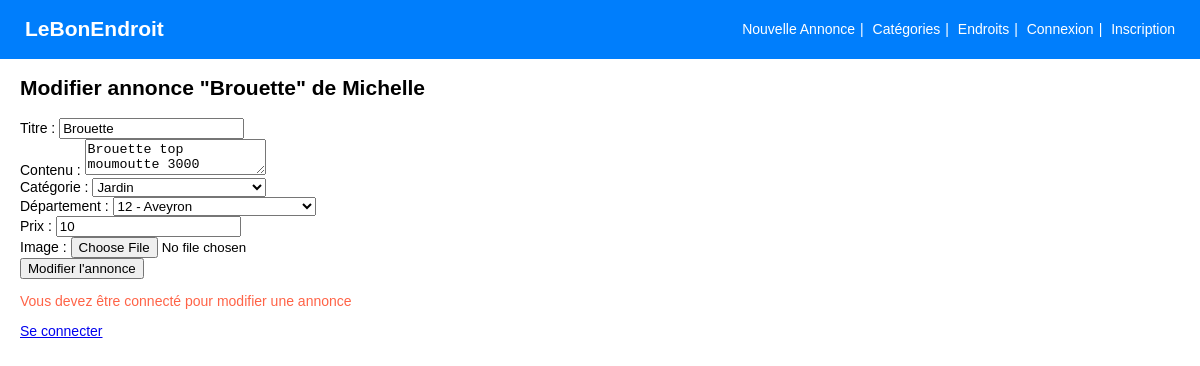
/annonces/modif.php?id=9, run on the app's committed database.
### tables this page shows
CREATE TABLE `announces` (
  `id` int(11) NOT NULL,
  `title` varchar(255) NOT NULL,
  `content` longtext NOT NULL,
  `price` float NOT NULL,
  `featured_image` varchar(255) NOT NULL,
  `created_at` datetime NOT NULL DEFAULT current_timestamp(),
  `users_id` int(11) NOT NULL,
  `categories_id` int(11) NOT NULL,
  `departments_number` varchar(3) NOT NULL
);

CREATE TABLE `users` (
  `id` int(11) NOT NULL,
  `name` varchar(100) NOT NULL,
  `email` varchar(255) NOT NULL,
  `phone` varchar(20) NOT NULL,
  `password` varchar(255) NOT NULL,
  `roles` longtext NOT NULL DEFAULT '["ROLE_USER"]' CHECK (json_valid(`roles`))
);

### annonces/modif.php (the view, shortened to what this page needs)
<?php
    require_once '../include/header.php';
    require_once '../include/connect.php';
$adID = $_GET['id'];
$sql = "SELECT  a.*,
                c.`name` as 'cat_name',
                u.`name` as 'user_name',
                d.`name` as 'dpt_name'
            FROM `announces` a
            LEFT JOIN `categories` c ON c.`id` = a.`categories_id`
            LEFT JOIN `users` u ON u.`id` = a.`users_id`
            LEFT JOIN `departments` d ON d.`number` = a.`departments_number`
            WHERE a.`id`=$adID;";
$query = $db->query($sql);
$annonce = $query->fetch(PDO::FETCH_ASSOC);
    $sql = 'SELECT * FROM `categories` ORDER BY `name` ASC;';
    $query = $db->query($sql);
    $categories = $query->fetchAll(PDO::FETCH_ASSOC);
    $sql = 'SELECT * FROM `departments` ORDER BY `number` ASC;';
    $query = $db->query($sql);
    $departments = $query->fetchAll(PDO::FETCH_ASSOC);
?>
<section>
            <h1>Modifier annonce "<?=$annonce['title'] ?>" de <?=$annonce['user_name'] ?> </h1>
            <form method="post" enctype="multipart/form-data">
                <div>
                    <label for="title">Titre : </label>
                    <input type="text" name="title" id="title"
                    value="<?=$annonce['title'] ?>">
                </div>
                <div>
                    <label for="content">Contenu : </label>
                    <textarea name="content" id="content"><?=$annonce['content'] ?></textarea>
                </div>
                <div>
                    <label for="categorie">Catégorie : </label>
                    <select name="categorie" id="categorie" required>
                        <?php foreach($categories as $categorie): ?>
                            <option value="<?= $categorie['id'] ?>"
                            <?php
                                if($annonce['cat_name'] == $categorie['name']){
                                    echo "selected";
                                }
                            ?>
                            >
                                <?= $categorie['name'] ?>
                            </option>
                        <?php endforeach; ?>
                    </select>
                </div>
                <div>
                    <label for="department">Département : </label>
                    <select name="department" id="department" required>
                        <?php foreach($departments as $department): ?>
                            <option value="<?= $department['number'];?>"
                            <?php
                                if($annonce['dpt_name'] == $department['name']){
                                    echo "selected";
                                }
                            ?>
                            >
                                <?= $department['number'].' - '.$department['name']; ?>
                            </option>
                        <?php endforeach; ?>
                    </select>
                </div>
                <div>
                    <label for="price">Prix : </label>
                    <input type="number" name="price" id="price" min=0 step=0.05
                    value="<?=$annonce['price'] ?>">
                </div>
                <div>
                    <label for="image">Image : </label>
                    <input type="file" name="image" id="image" accept="image/png, image/jpeg">
                </div>
                <button>Modifier l'annonce</button>
            </form>
        </section>
        <section>
            <?php
            if(isset($_SESSION['message']) && !empty($_SESSION['message'])){
                foreach($_SESSION['message'] as $message){
                    echo "<p class='erreur'>$message</p>";
                }
            }
            if(empty($_SESSION['user'])):?>
                <a href="<?=URL.'/user/connexion.php'?>">Se connecter</a>
            <?php endif ?>
        </section>
</body>
</html>

### css/styles.css (style rules this page uses)
body { font-size: 14px; font-family: Verdana, Geneva, Tahoma, sans-serif; margin: 0; }
section { padding: 0 20px; }
.erreur { color: tomato; }

### data on the page
announces: title "Brouette", users.name "Michelle", content "Brouette top moumoutte 3000", price "10"

### other printed values
$message "Vous devez être connecté pour modifier une annonce"
form field categorie "Jardin"
form field department "12 - Aveyron"
